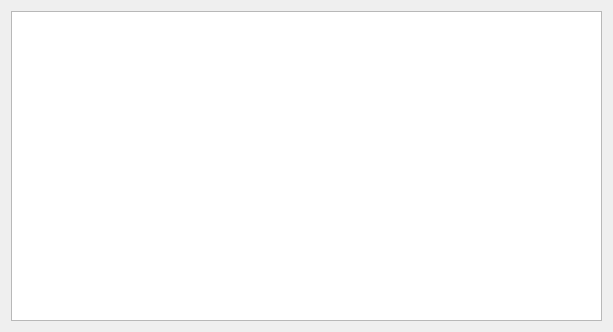
<?xml version="1.0" encoding="UTF-8"?>
<ui version="4.0">
 <class>verDB</class>
 <widget class="QDialog" name="verDB">
  <property name="geometry">
   <rect>
    <x>0</x>
    <y>0</y>
    <width>613</width>
    <height>332</height>
   </rect>
  </property>
  <property name="windowTitle">
   <string>Dialog</string>
  </property>
  <layout class="QHBoxLayout" name="horizontalLayout">
   <item>
    <widget class="QTableView" name="tableView"/>
   </item>
  </layout>
 </widget>
 <resources/>
 <connections/>
</ui>
